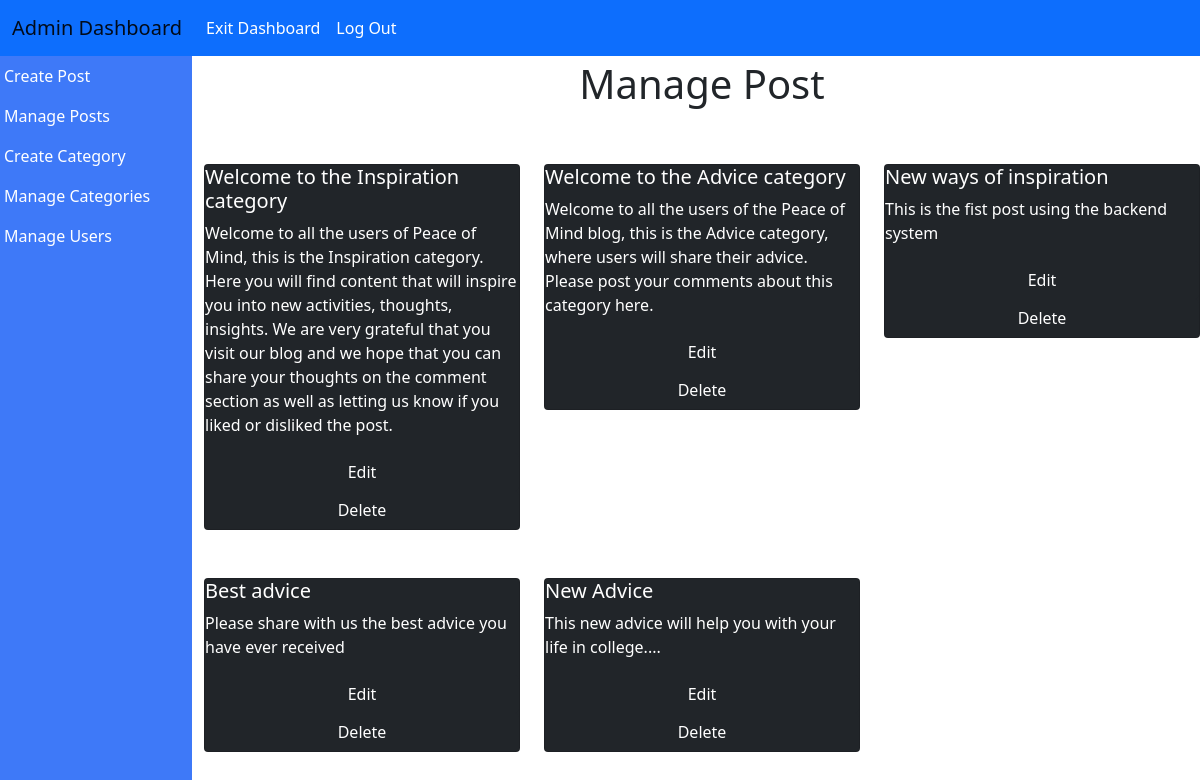
The app's page /admin/manage_post.php (signed in), older data.
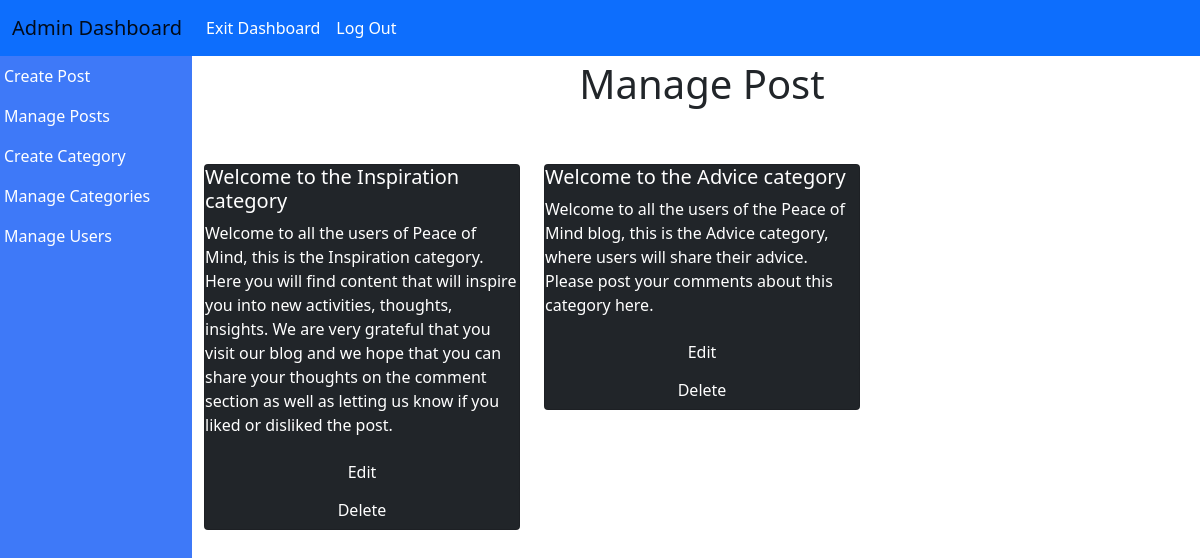
The same page, newer data.
### tables this page shows
CREATE TABLE `post` (
  `id` int(11) NOT NULL,
  `authorId` int(11) NOT NULL,
  `categoryId` int(11) NOT NULL,
  `title` varchar(100) NOT NULL,
  `slug` varchar(100) NOT NULL,
  `summary` varchar(255) DEFAULT NULL,
  `content` text NOT NULL,
  `published` tinyint(1) NOT NULL DEFAULT 0,
  `image` varchar(255) DEFAULT NULL,
  `createdAt` timestamp NOT NULL DEFAULT current_timestamp() ON UPDATE current_timestamp(),
  `likesCount` int(11) NOT NULL DEFAULT 0,
  `dislikesCount` int(11) NOT NULL DEFAULT 0
);

### admin/src/php_queries_src.php (called while the page is built, shortened)
<?php
function getallPosts($conn){
    $sql = "SELECT * FROM post";
    $postData = mysqli_query($conn, $sql);
    $post_rows = mysqli_fetch_all($postData, MYSQLI_ASSOC);
    return $post_rows;
}

### admin/manage_post.php (the view, shortened to what this page needs)
<?php
include_once './includes/header_admin.php';
require_once './src/php_queries_src.php';
require_once '../src/dbh_src.php';
$post_rows = getallPosts($conn);
?>
<div class="row h-100">
    <div class="col-2" id="left-panel">
        <ul class="navbar-nav px-1">
            <li class="nav-item"><a class="nav-link" href="#">Create Post</a></li>
            <li class="nav-item"><a class="nav-link" href="./manage_post.php">Manage Posts</a></li>
            <li class="nav-item"><a class="nav-link" href="#">Create Category</a></li>
            <li class="nav-item"><a class="nav-link" href="#">Manage Categories</a></li>
            <li class="nav-item"><a class="nav-link" href="#">Manage Users</a></li>
        </ul>
    </div>
    <div class="col-10" id="right-panel">
        <div class="row text-center mt-1">
            <h1>Manage Post</h1>
        </div>
        <div class="row">
        <?php foreach($post_rows as $q){?>
        <div class="col-4">
            <div class="card text-white bg-dark mt-5">
                <h5 class="card-title"><?php echo $q['title']?></h5>
                <p class="card-text"><?php echo $q['content']?></p>
                <a href="./src/edit_post_src.php" class="btn btn-dark">Edit</a>
                <a href="./src/delete_post_src.php?delete=<?php echo $q['id']?>" class="btn btn-dark" name="delete">Delete</a>
            </div>
        </div>
        <?php }?>
    </div>
    </div>
</div>

Row changes from the older to the newer data that the page shows:
removed post: title "New ways of inspiration", content "This is the fist post using the backend system"
removed post: title "Best advice", content "Please share with us the best advice you have ever received"
removed post: title "New Advice", content "This new advice will help you with your life in college...."
